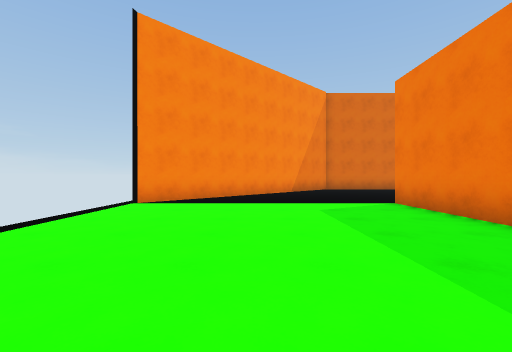
View 1 (above)

15 first-person views from a walk through a scene from a Unity 3-D project. The camera is 1.3 m above the floor, looks level and sees 90° across. The floor is counted in squares, 2 m on a side. Each view is taken from the middle of a square. On the plan, view 1 faces up. The plan holds only what a view shows up to about 9 squares ahead; the rest is blank. The place goes on beyond the plan. The player character is not drawn. Some animated figures are not drawn.

View 2
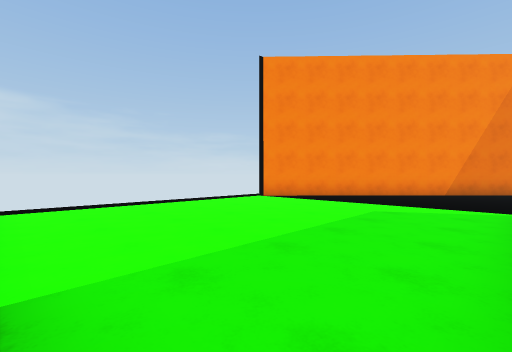

View 3
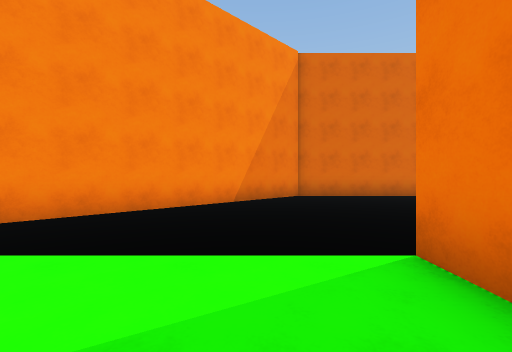

View 4
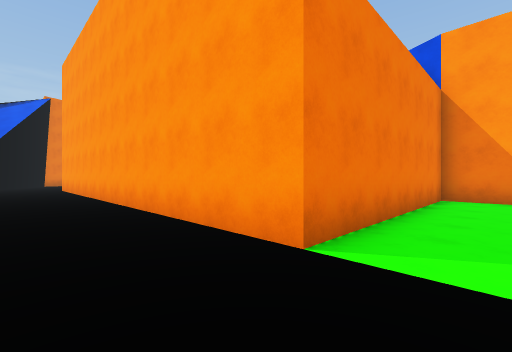

View 5
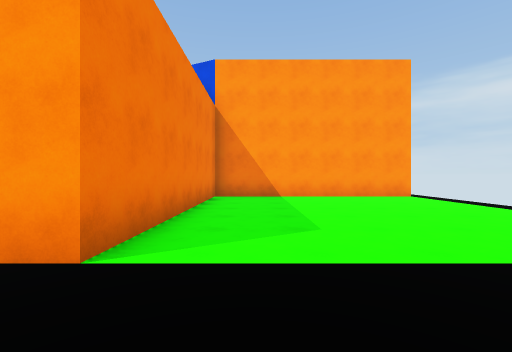

View 6
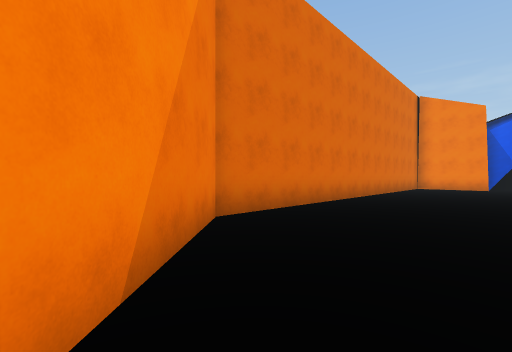

View 7
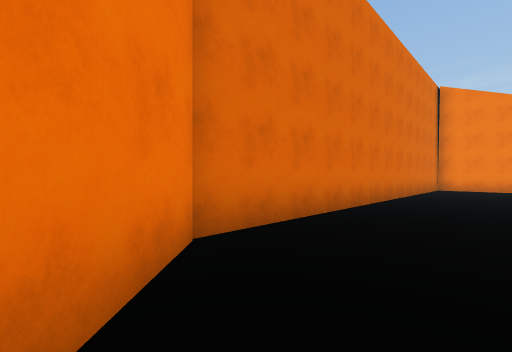

View 8
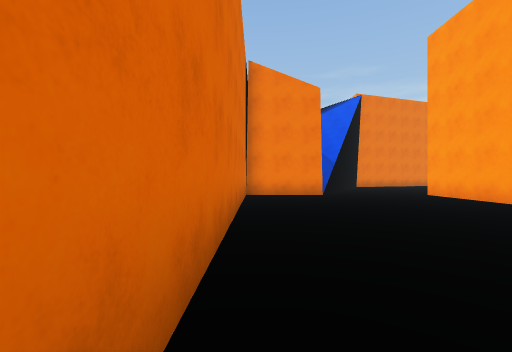

View 9
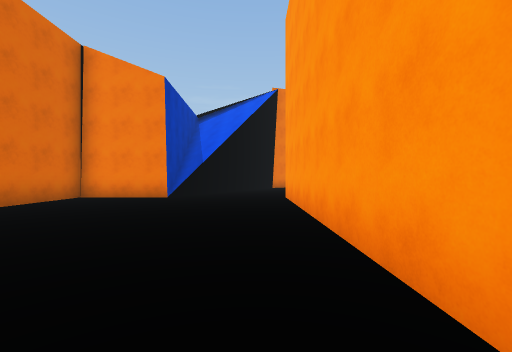

View 10
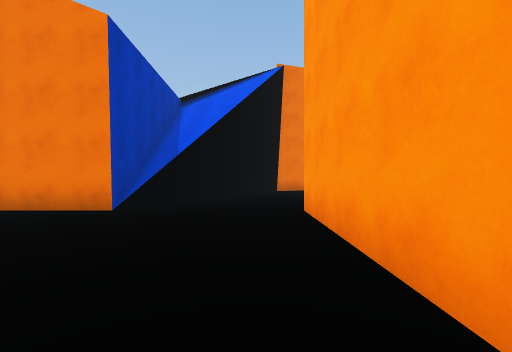

View 11
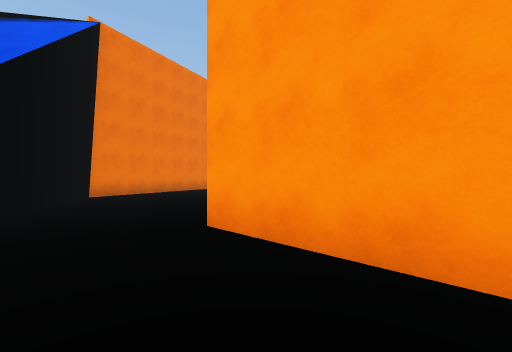

View 12
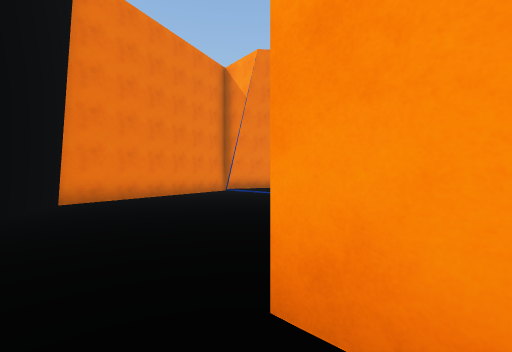

View 13
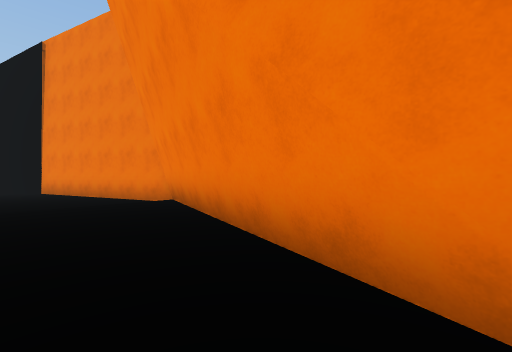

View 14
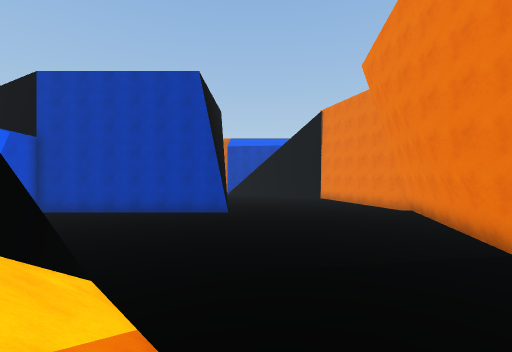

View 15
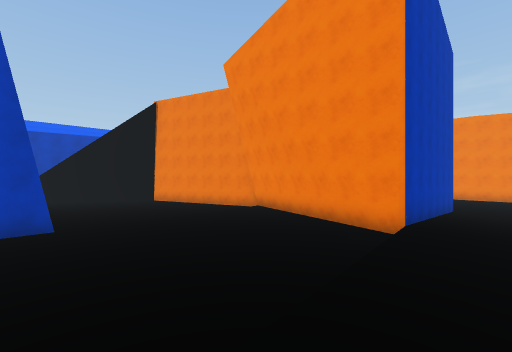

### Floor plan
Key: @ floor where view 1 was taken; # wall or solid block; x gap in a wall; . main floor; : floor 0.25 m higher than the main floor; + floor 0.5 m higher than the main floor; * floor 8 m higher than the main floor; / step, stairs or slope.
Columns run from 3 left of view 1 to 28 right of it. Each row starts with its distance up from view 1.
 13       ##############
 12      ##............#
 11     ##.............#
 10    ##..............###
  9   ##..... ..........###
  8  ##.....   ........... /*
  7 ##......   ............//
  6 x......############......##
  5  ......#          ##......#
  4  ......#              ....#
  3  ......#            ......##
  2  ......#            .......#
  1  ......#            .......#
  0 x..@...#           #....../#
 -1  #######      ............:#
 -2               ............:#
 -3                ...........##
 -4                 ..........#
 -5                  .........#
 -6                         ..#####
 -7                    /.   +++:::..
 -8                    //    +:::...
 -9
-10                      /

Where each view was taken, in squares from view 1:
view 1: 0 up, 0 right, facing up
view 2: 0 up, 3 right, facing up-left
view 3: 4 up, 2 right, facing up
view 4: 8 up, 2 right, facing down-right
view 5: 8 up, 2 right, facing down
view 6: 9 up, 1 right, facing up-right
view 7: 10 up, 2 right, facing up-right
view 8: 12 up, 7 right, facing right
view 9: 7 up, 8 right, facing right
view 10: 7 up, 11 right, facing right
view 11: 8 up, 13 right, facing down-right
view 12: 7 up, 15 right, facing down-right
view 13: 6 down, 21 right, facing up-right
view 14: 10 down, 18 right, facing up
view 15: 8 down, 16 right, facing up-right
